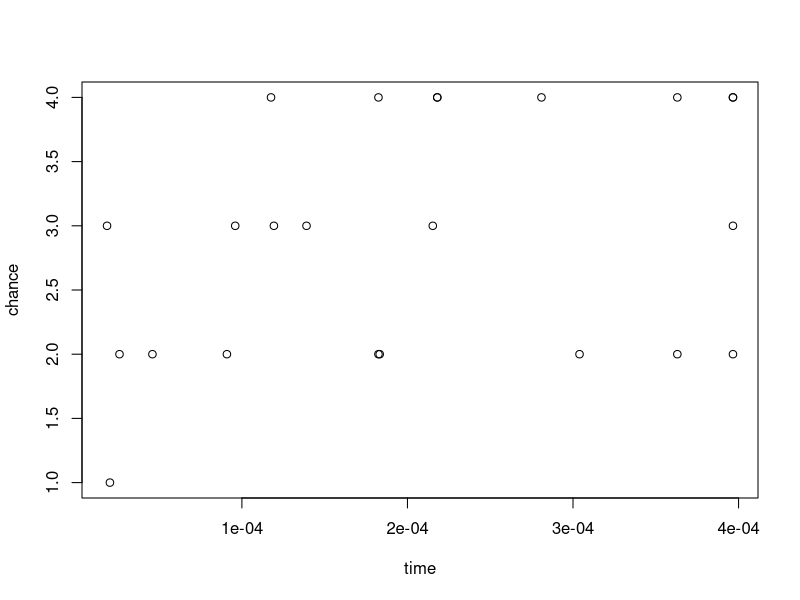

R code for this plot:
rpi <- read.csv('possesion_event_q1_rpi.csv', fileEncoding="UTF-8-BOM")
rpia <- rpi$RPIA
rpib <- rpi$RPIB
rpiduration <- rpi$duration
oppo <- read.csv('possesion_event_q1_oppo.csv', fileEncoding="UTF-8-BOM")
oppoa <- oppo$OPPOA
oppob <- oppo$OPPOB
oppoduration <- oppo$duration
shot_for <- read.csv('possesion_event_q1_for.csv', fileEncoding="UTF-8-BOM")
forchance <- matrix(shot_for$Chance)
shot_for <- shot_for$Shot_for
shot_against <- read.csv('possesion_event_q1_against.csv', fileEncoding="UTF-8-BOM")
againstchance <- matrix(shot_against$Chance)
shot_against <- shot_against$Shot_Against

formatrix <- matrix(nrow = 12, ncol = 2)
f <- 0
for (i in (1:length(shot_for)))
{
  for ( j in (1:length(rpia)))
  {
    if (rpia[j] < shot_for[i] && rpib[j] > shot_for[i])
    {
      f <- f + 1
      formatrix[f, 1] = rpiduration[j]
      if (forchance[i] == 'no')
      {
        formatrix[f, 2] = 1
      }
      if (forchance[i] == 'wide')
      {
        formatrix[f, 2] = 2
      }
      if (forchance[i] == 'yes')
      {
        formatrix[f, 2] = 3
      }
      if (forchance[i] == 'blocked')
      {
        formatrix[f, 2] = 4
      }
      if (forchance[i] == 'goal')
      {
        formatrix[f, 2] = 5
      }
    }
  }
}


againstmatrix <- matrix(nrow = 23, ncol = 2)
f <- 0
for (i in (1:length(shot_against)))
{
  for ( j in (1:length(oppoa)))
  {
    if (oppoa[j] < shot_against[i] && oppob[j] > shot_against[i])
    {
      f <- f + 1
      againstmatrix[f, 1] = oppoduration[j]
      if (againstchance[i] == 'no')
      {
        againstmatrix[f, 2] = 1
      }
      if (againstchance[i] == 'wide')
      {
        againstmatrix[f, 2] = 2
      }
      if (againstchance[i] == 'yes')
      {
        againstmatrix[f, 2] = 3
      }
      if (againstchance[i] == 'blocked')
      {
        againstmatrix[f, 2] = 4
      }
      if (againstchance[i] == 'goal')
      {
        againstmatrix[f, 2] = 5
      }
    }
  }
}

plot(againstmatrix[, 1], againstmatrix[, 2], xlab = 'time', ylab = 'chance')